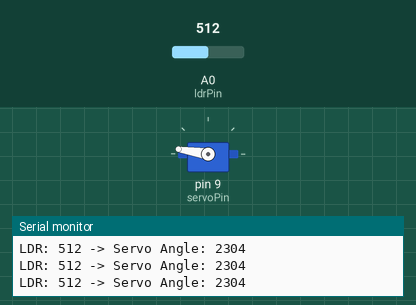
Recording of a sketch running on a simulated Arduino Uno, built with avr-gcc and run on an emulated ATmega328P. On the bench: servo, the last lines printed to the serial monitor. The test bench sets the inputs (shaded band); at power-on: A0 (ldrPin) = 512.

Above: at 1.2 s.
1.3 s: A0 (ldrPin) set to 716
At 2.6 s:
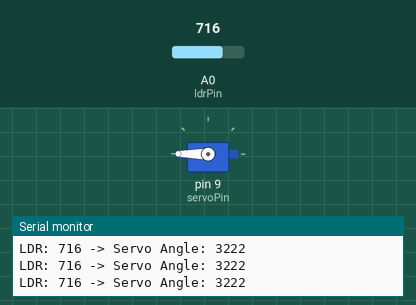
2.9 s: A0 (ldrPin) set to 306
At 4.2 s:
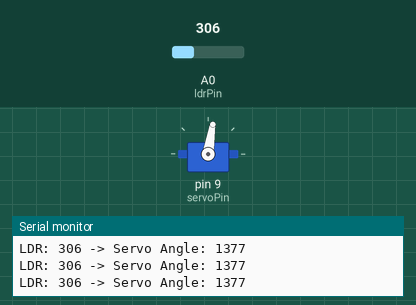
4.5 s: A0 (ldrPin) set to 122
At 5.6 s:
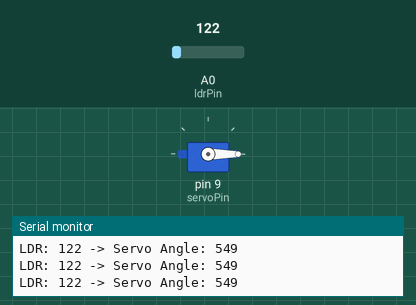
6.1 s: A0 (ldrPin) set to 900
At 7.0 s:
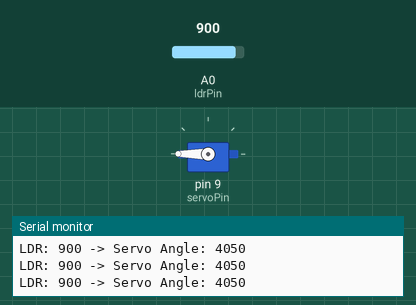
7.7 s: A0 (ldrPin) set to 0
At 8.5 s:
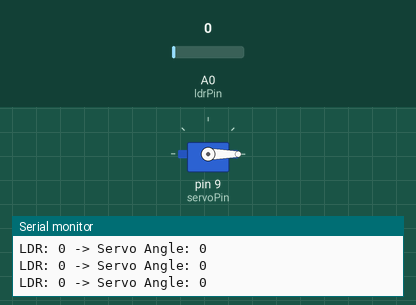
Timing chart, 0 to 10.3 s (numbered marks = the images above; inputs shaded):
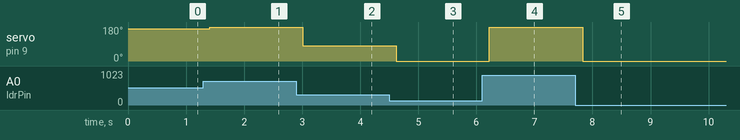

Measured:
- after the input at 1.3 s, servo on pin 9 (servoPin): 171° → 180° after 0.11 s
- after the input at 2.9 s, servo on pin 9 (servoPin): 180° → 81° after 0.11 s
- after the input at 4.5 s, servo on pin 9 (servoPin): 81° → 0° after 0.12 s
- after the input at 6.1 s, servo on pin 9 (servoPin): 0° → 180° after 0.12 s
- after the input at 7.7 s, servo on pin 9 (servoPin): 180° → 0° after 0.13 s

The sketch:

1st.ino
```cpp
#include <Servo.h>

Servo myServo;   // create servo object
int ldrPin = A0; // LDR connected to analog pin A0
int servoPin = 9; // Servo control pin

void setup() {
  myServo.attach(servoPin);
  Serial.begin(9600);
}

void loop() {
  int ldrValue = analogRead(ldrPin); // read LDR (0–1023)

  // Map LDR value to servo angle (0–180 degrees)
  int angle = map(ldrValue, 0, 40, 0, 180);

  myServo.write(angle); // move servo
  Serial.print("LDR: ");
  Serial.print(ldrValue);
  Serial.print(" -> Servo Angle: ");
  Serial.println(angle);

  delay(200); // small delay for smooth movement
}
```
